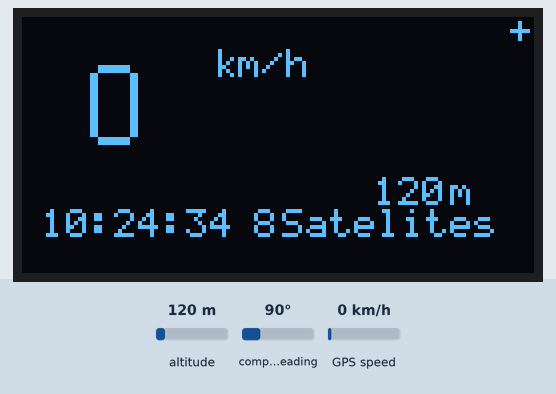
This sketch was run on a simulated Arduino Uno, built with avr-gcc and run on an emulated ATmega328P. Parts: 128×64 one-colour display. The inputs (shaded band) are chosen by the test bench; at power-on: altitude 120 m, GPS speed 0 km/h, compass heading 90°. The GPS gets a fix after 3 s at 37.7749, -122.4194 with 8 satellites.

Above: at 4.7 s.
4.8 s: altitude set to 20 m
At 6.5 s:
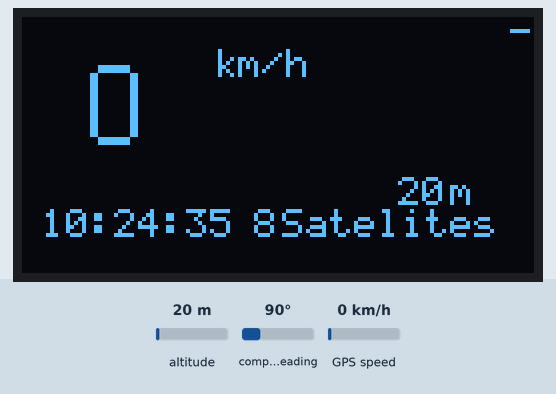
8.2 s: GPS speed set to 2 km/h
At 9.7 s:
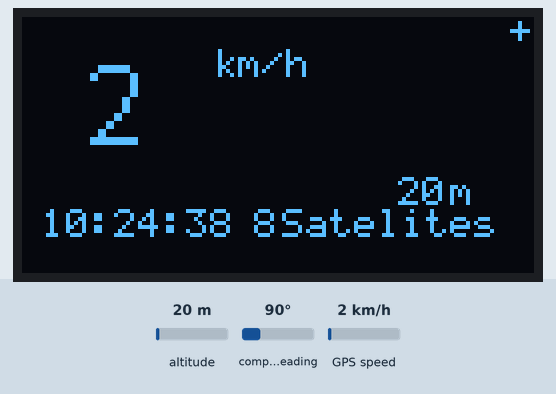
11.4 s: altitude set to 250 m
At 12.5 s:
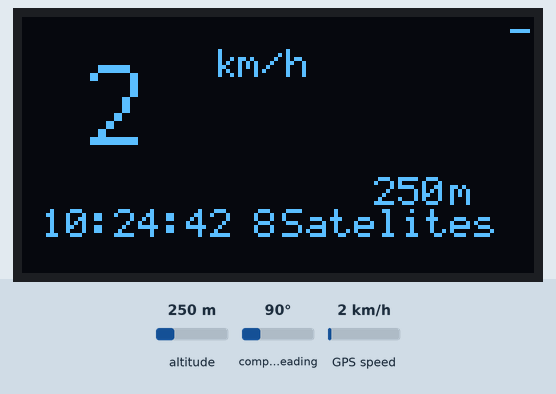
14.6 s: GPS speed set to 30 km/h
At 16.1 s:
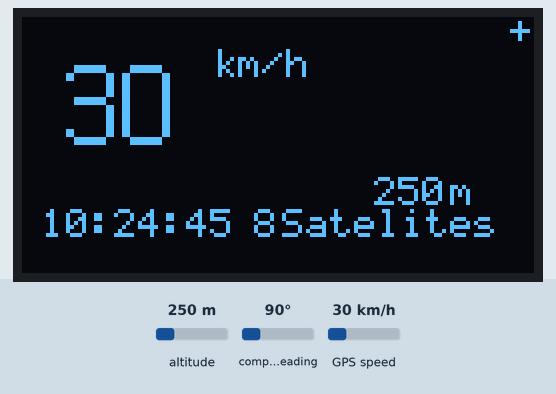
Timing chart, 0 to 17.6 s (numbered marks = the images above; inputs shaded):
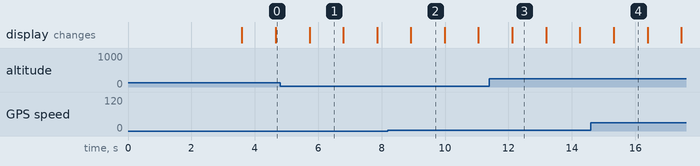

The sketch:

OLED_ESP32_a.ino
```cpp
#include <Wire.h>
#include "SSD1306Ascii.h"
#include "SSD1306AsciiWire.h"
#include <SoftwareSerial.h>
#include <TinyGPSPlus.h>

// 0X3C+SA0 - 0x3C or 0x3D
#define DISPLAYI2C_ADDRESS 0x3C

SSD1306AsciiWire oled;

TinyGPSPlus gps;
SoftwareSerial gpsSerial(7,6);//rx,tx

float lat = -1,lng = -1;
float speed=0;
float altitude=0;
uint8_t satellites=0;
float course=0;

uint8_t gpsHour = 255;
uint8_t gpsMinute = 255;
uint8_t gpsSecond = 255;

float voltage=12.0;

bool gpsaccurate=false;

bool dotSwitch=true;

//------------------------------------------------------------------------------
void setup() {
  Wire.begin();
  Wire.setClock(400000L);

  gpsSerial.begin(9600);

  oled.begin(&Adafruit128x64, DISPLAYI2C_ADDRESS);
  oled.clear();

  oled.setFont(System5x7);
  oled.set1X();
  oled.clear();
  oled.println("");
  oled.println("");
  oled.println("   GPS GRUPO 7 ");
  oled.println("");
  oled.println("");
  oled.println("  TRABAJO FINAL  ");
  delay(3500);
  oled.clear();


  oled.setCursor(48,1);
  oled.print("km/h");
}
//------------------------------------------------------------------------------
void loop() {
  readGPSData();
  //oled.clear();
  printDotSwitch();

  printSpeed();

  printSatellites();

  printAltitude();

  printClock();


/*
  char satellitestr[2];
  itoa(satellites, satellitestr, 10);
  oled.print("satellites ");
  oled.print(satellitestr);

  oled.println("");

  char availablestr[4];
  itoa(gpsSerial.available(), availablestr, 10);
  oled.print("available ");
  oled.print(availablestr);
*/
  delay(1000);
}

void printDotSwitch(){
  oled.setCursor(122,0);
  dotSwitch=!dotSwitch;
  if(dotSwitch){
    oled.print("+");
  }else{
    oled.print("-");
  }
}

void printSpeed(){

  if(gpsaccurate) {
    char speedstr[3];
    dtostrf(speed, 3, 0, speedstr);
    oled.clear(0,90,3,3); //clear the waiting text
    oled.setCursor(5,1);
    oled.setFont(Callibri15);
    oled.set2X();
    oled.print(speedstr);
    oled.setFont(System5x7);
    oled.set1X();

  }else{
    oled.clear(0,44,1,3);
    oled.setCursor(0,3);
    oled.println(" Esperando senal GPS");
  }

}

void printSatellites(){
  char satellitestr[2];
  itoa(satellites, satellitestr, 10);
  oled.clear(81,115,6,6);

  if(satellites>9){
    oled.setCursor(72,6);
  }else{
    oled.setCursor(58,6);
  }
  oled.print(satellitestr);
  oled.setCursor(65,6);
  oled.print("Satelites");
}

void printAltitude(){
  char altitudestr[4];
  sprintf (altitudestr, "%4d", (int)(altitude));
  oled.clear(82,112,5,5); // TODO

  if(gpsaccurate){
    oled.setCursor(82,5);
    oled.print(altitudestr);
    oled.setCursor(107,5);
    oled.print("m");
  }
}

void printClock(){
  oled.setCursor(5,6);

  if(gpsHour < 255) {
    char timestr[8];
    sprintf (timestr, "%02d:%02d:%02d", gpsHour, gpsMinute, gpsSecond);
    oled.print(timestr);
  }else{
    char timestr[8] = {0};
    oled.print("        ");
  }
}

void readGPSData(){
  while (gpsSerial.available() > 0){
    if (gps.encode(gpsSerial.read())){
      if(gps.speed.isUpdated()){
        speed = gps.speed.kmph();
      }
      if(gps.altitude.isUpdated()){
        altitude = gps.altitude.meters();
      }
      if(gps.satellites.isUpdated()){
        satellites = gps.satellites.value();
      }
      if(gps.course.isUpdated()){
        course = gps.course.deg();
      }

      if(gps.time.isValid()){
        gpsHour=gps.time.hour();
        gpsMinute=gps.time.minute();
        gpsSecond=gps.time.second();
      }else{
        gpsHour=255;
        gpsMinute=255;
        gpsSecond=255;
      }

      if(gps.location.isValid()){
        gpsaccurate=true;
      }else{
        gpsaccurate=false;
      }
    }
  }
}
```

Measured:
- what the display in image 1 shows lasts 1.1 s, from 5.7 s to 6.8 s
